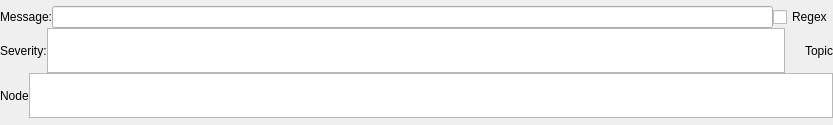
<?xml version="1.0" encoding="UTF-8"?>
<ui version="4.0">
 <class>Form</class>
 <widget class="QWidget" name="Form">
  <property name="geometry">
   <rect>
    <x>0</x>
    <y>0</y>
    <width>833</width>
    <height>125</height>
   </rect>
  </property>
  <property name="windowTitle">
   <string>Form</string>
  </property>
  <layout class="QVBoxLayout" name="verticalLayout">
   <property name="margin">
    <number>0</number>
   </property>
   <item>
    <layout class="QVBoxLayout" name="verticalLayout_2" stretch="0,0,0">
     <property name="spacing">
      <number>0</number>
     </property>
     <item>
      <layout class="QHBoxLayout" name="horizontalLayout_3" stretch="0,1,0">
       <property name="spacing">
        <number>0</number>
       </property>
       <item>
        <widget class="QLabel" name="label">
         <property name="text">
          <string>Message:</string>
         </property>
        </widget>
       </item>
       <item>
        <widget class="QLineEdit" name="text_edit">
         <property name="toolTip">
          <string>Enter a Filter string</string>
         </property>
        </widget>
       </item>
       <item>
        <widget class="QCheckBox" name="regex_check_box">
         <property name="toolTip">
          <string>Toggle Regular Expressions</string>
         </property>
         <property name="text">
          <string>Regex</string>
         </property>
        </widget>
       </item>
      </layout>
     </item>
     <item>
      <layout class="QHBoxLayout" name="horizontalLayout_2" stretch="0,0,0,0,1">
       <property name="spacing">
        <number>0</number>
       </property>
       <item>
        <widget class="QLabel" name="label_2">
         <property name="text">
          <string>Severity:</string>
         </property>
        </widget>
       </item>
       <item>
        <widget class="QListWidget" name="severity_list">
         <property name="maximumSize">
          <size>
           <width>16777215</width>
           <height>45</height>
          </size>
         </property>
         <property name="toolTip">
          <string>Click a Severity to select it</string>
         </property>
         <property name="editTriggers">
          <set>QAbstractItemView::NoEditTriggers</set>
         </property>
         <property name="alternatingRowColors">
          <bool>true</bool>
         </property>
         <property name="selectionMode">
          <enum>QAbstractItemView::MultiSelection</enum>
         </property>
         <property name="flow">
          <enum>QListView::LeftToRight</enum>
         </property>
         <property name="spacing">
          <number>1</number>
         </property>
        </widget>
       </item>
       <item>
        <layout class="QHBoxLayout" name="horizontalLayout">
         <property name="leftMargin">
          <number>20</number>
         </property>
        </layout>
       </item>
       <item>
        <widget class="QLabel" name="label_3">
         <property name="text">
          <string>Topic</string>
         </property>
        </widget>
       </item>
      </layout>
     </item>
     <item>
      <layout class="QHBoxLayout" name="horizontalLayout_1">
       <property name="spacing">
        <number>0</number>
       </property>
       <item>
        <widget class="QLabel" name="label_4">
         <property name="text">
          <string>Node</string>
         </property>
        </widget>
       </item>
       <item>
        <widget class="QListWidget" name="node_list">
         <property name="maximumSize">
          <size>
           <width>16777215</width>
           <height>45</height>
          </size>
         </property>
         <property name="toolTip">
          <string>Click a Node to select it</string>
         </property>
         <property name="editTriggers">
          <set>QAbstractItemView::NoEditTriggers</set>
         </property>
         <property name="alternatingRowColors">
          <bool>true</bool>
         </property>
         <property name="selectionMode">
          <enum>QAbstractItemView::MultiSelection</enum>
         </property>
         <property name="flow">
          <enum>QListView::LeftToRight</enum>
         </property>
         <property name="spacing">
          <number>1</number>
         </property>
        </widget>
       </item>
      </layout>
     </item>
    </layout>
   </item>
  </layout>
 </widget>
 <resources/>
 <connections/>
</ui>
